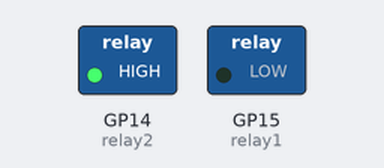
Recording of a program running on a simulated Raspberry Pi Pico running MicroPython. Parts: switched loads named in the program (green lamp = pin HIGH). Dashed ring = blinking.

Above: at 0.5 s.
At 1.5 s:
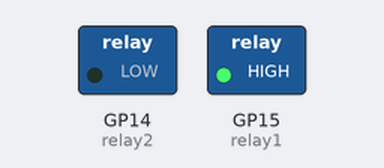
Timing chart, 0 to 5.2 s (numbered marks = the images above):
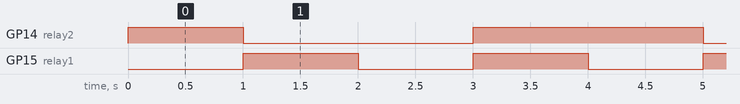

Measured:
- by itself, GP14 (relay2): alternates HIGH for 2.0 s and LOW for 2.0 s
- by itself, GP15 (relay1): alternates HIGH for 1.0 s and LOW for 1.0 s
- by itself, everything shown: repeats every 4.0 s, in 4 steps

The program:

pico_w_2ch_relay.py
```python
# MicroPython script for Raspberry Pi Pico W that controls two relay outputs with active-low logic and cycles through several on/off combinations while ensuring a safe startup state.
#
# Full tutorial: https://shillehtek.com/blogs/news/pico-w-2-channel-relay-control
# Parts used: https://shillehtek.com/products/raspberry-pi-pico-2w-presoldered-headers
# More examples: https://github.com/shillehbean/shillehtek-examples
#

from machine import Pin
import time

# Pico W pins:
# GP15 -> IN1
# GP14 -> IN2
RELAY1_GPIO = 15
RELAY2_GPIO = 14

relay1 = Pin(RELAY1_GPIO, Pin.OUT)
relay2 = Pin(RELAY2_GPIO, Pin.OUT)

# Many relay modules are ACTIVE LOW:
# 0 = ON, 1 = OFF
ACTIVE_LOW = True

def relay_on(relay: Pin):
    relay.value(0 if ACTIVE_LOW else 1)

def relay_off(relay: Pin):
    relay.value(1 if ACTIVE_LOW else 0)

# Safe startup: both OFF
relay_off(relay1)
relay_off(relay2)

while True:
    # Relay 1 ON, Relay 2 OFF
    relay_on(relay1)
    relay_off(relay2)
    time.sleep(1)

    # Relay 1 OFF, Relay 2 ON
    relay_off(relay1)
    relay_on(relay2)
    time.sleep(1)

    # Both ON
    relay_on(relay1)
    relay_on(relay2)
    time.sleep(1)

    # Both OFF
    relay_off(relay1)
    relay_off(relay2)
    time.sleep(1)
```
